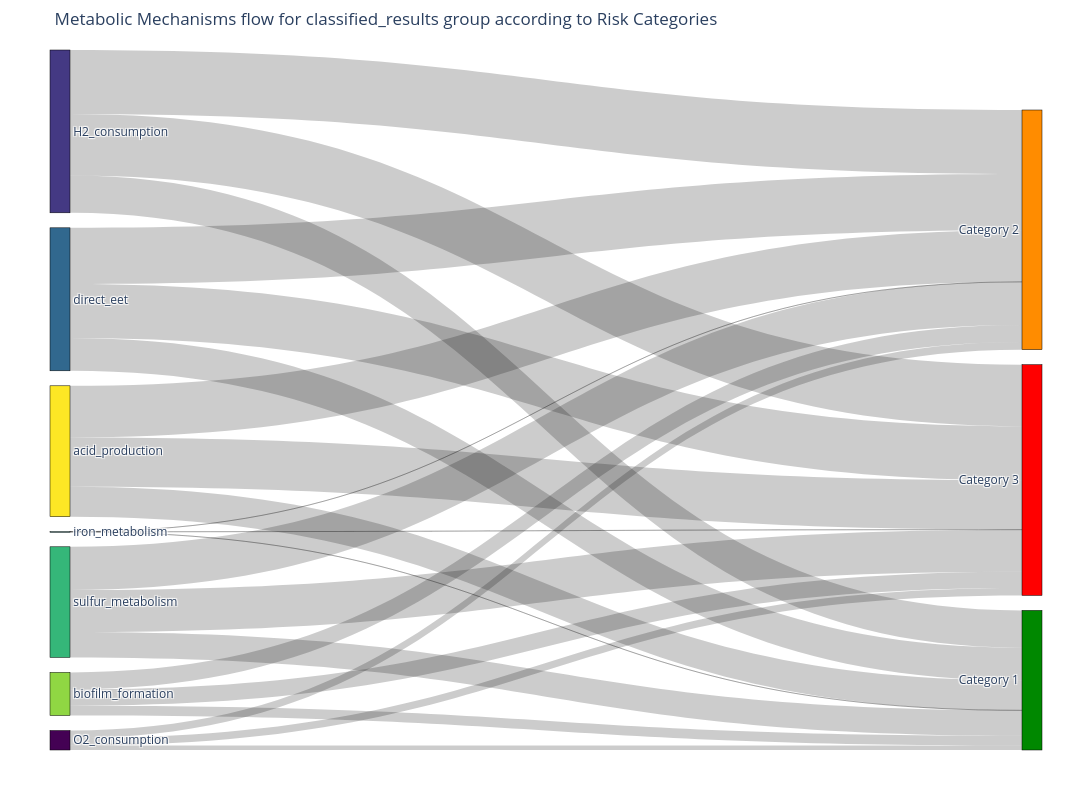
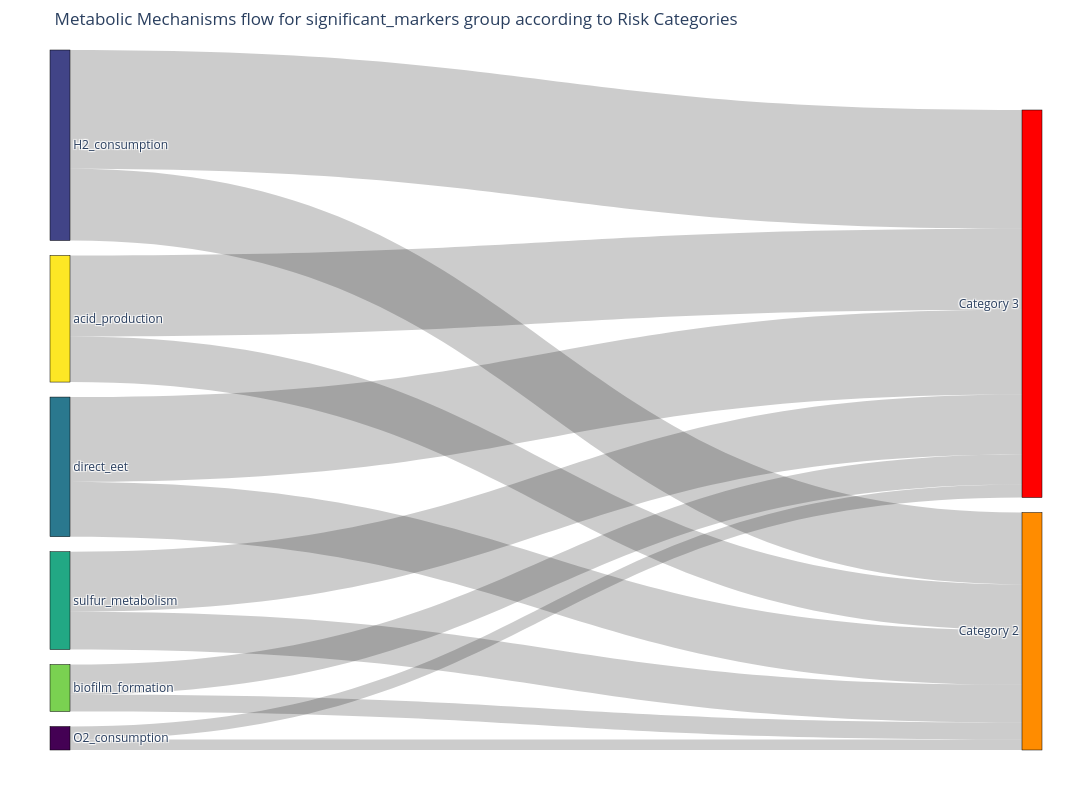

Write notebook code for charts like these, in order.
### Code cell
fig = temporal_transition(classified_results, "classified_results")
fig.show()
fig = temporal_transition(significant_markers, "significant_markers")
fig.show()

### Figure 1 — Plotly figure (JSON) as saved in the notebook; plotly's stock layout.template omitted (floating-point values rounded to 4 significant figures)
{"data": [{"arrangement": "snap", "link": {"hovertemplate": "<b>%{source.label}</b> → <b>%{target.label}</b><br>Count: %{value}<extra></extra>", "source": [0, 0, 0, 1, 1, 1, 2, 2, 2, 3, 3, 3, 4, 4, 4, 5, 5, 5, 6, 6, 6], "target": [7, 8, 9, 7, 8, 9, 7, 8, 9, 7, 8, 9, 7, 8, 9, 7, 8, 9, 7, 8, 9], "value": [1135, 1957, 1906, 9572, 16432, 15779, 8408, 14398, 13891, 2, 7, 3, 6514, 11092, 10788, 2527, 4354, 4180, 7666, 13272, 12667]}, "node": {"color": ["#440154", "#443983", "#31688e", "#21918c", "#35b779", "#90d743", "#fde725", "#008800", "#FF8C00", "#FF0000"], "hoverinfo": "all", "hovertemplate": "<b>%{label}</b><br>Count: %{value}<extra></extra>", "label": ["O2_consumption", "H2_consumption", "direct_eet", "iron_metabolism", "sulfur_metabolism", "biofilm_formation", "acid_production", "Category 1", "Category 2", "Category 3"], "line": {"color": "black", "width": 0.5}, "pad": 15, "thickness": 20}, "type": "sankey"}], "layout": {"font": {"size": 12}, "height": 800, "margin": {"b": 50, "l": 50, "r": 50, "t": 50}, "title": {"text": "Metabolic Mechanisms flow for classified_results group according to Risk Categories"}, "width": 1200}}

### Figure 2 — Plotly figure (JSON) as saved in the notebook; plotly's stock layout.template omitted (floating-point values rounded to 4 significant figures)
{"data": [{"arrangement": "snap", "link": {"hovertemplate": "<b>%{source.label}</b> → <b>%{target.label}</b><br>Count: %{value}<extra></extra>", "source": [0, 0, 1, 1, 2, 2, 3, 3, 4, 4, 5, 5], "target": [7, 8, 7, 8, 7, 8, 7, 8, 7, 8, 7, 8], "value": [8, 10, 55, 91, 42, 65, 29, 46, 13, 23, 35, 62]}, "node": {"color": ["#440154", "#414487", "#2a788e", "#22a884", "#7ad151", "#fde725", "#008800", "#FF8C00", "#FF0000"], "hoverinfo": "all", "hovertemplate": "<b>%{label}</b><br>Count: %{value}<extra></extra>", "label": ["O2_consumption", "H2_consumption", "direct_eet", "sulfur_metabolism", "biofilm_formation", "acid_production", "Category 1", "Category 2", "Category 3"], "line": {"color": "black", "width": 0.5}, "pad": 15, "thickness": 20}, "type": "sankey"}], "layout": {"font": {"size": 12}, "height": 800, "margin": {"b": 50, "l": 50, "r": 50, "t": 50}, "title": {"text": "Metabolic Mechanisms flow for significant_markers group according to Risk Categories"}, "width": 1200}}
